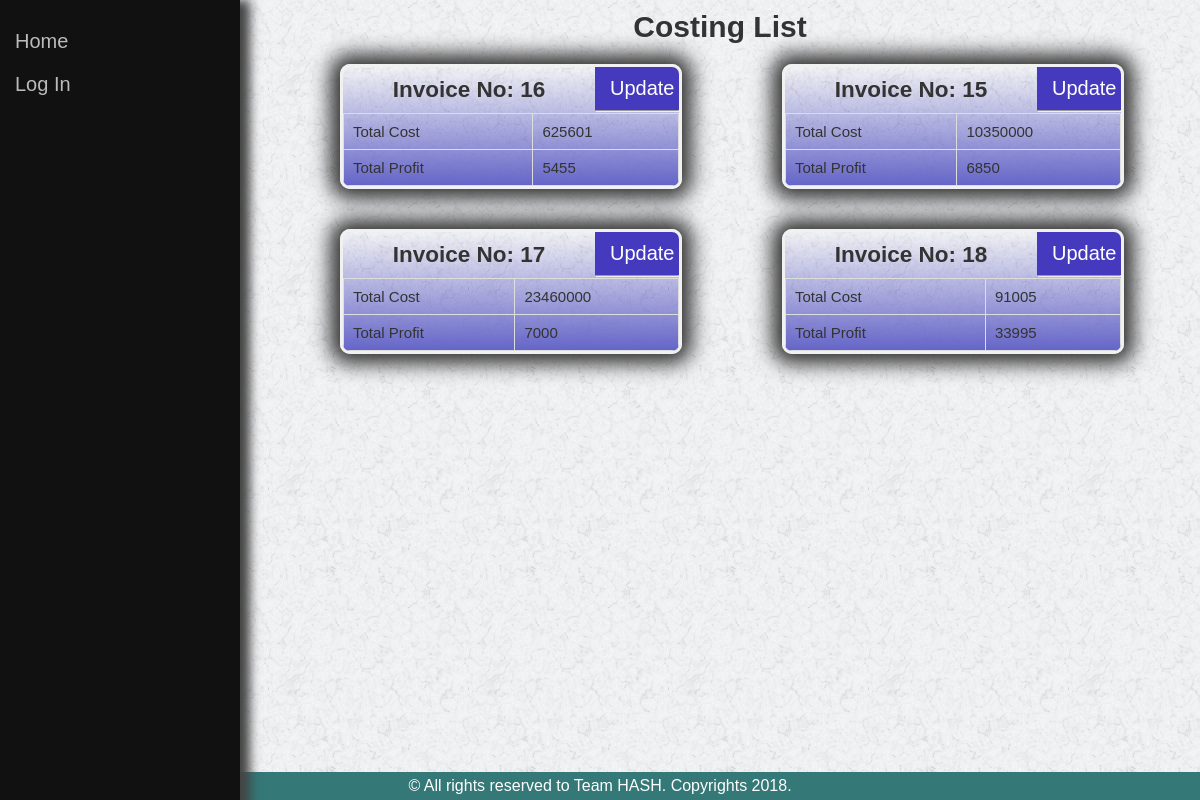
The page /costing/list/ on the database its author committed.
### products/models.py (models this page shows, shortened)
class Costing(models.Model):
	invoic_number = models.OneToOneField(Order, on_delete=models.CASCADE)
	collar = models.PositiveIntegerField(default=0)
	cutting = models.PositiveIntegerField(default=0)
	dying = models.PositiveIntegerField(default=0)
	washing = models.PositiveIntegerField(default=0)
	others = models.PositiveIntegerField(default=0)
	collar_unit_price = models.PositiveIntegerField(default=0)
	cutting_unit_price = models.PositiveIntegerField(default=0)
	dying_unit_price = models.PositiveIntegerField(default=0)
	washing_unit_price = models.PositiveIntegerField(default=0)
	others_price = models.PositiveIntegerField(default=0)
	total_price = models.PositiveIntegerField(default=0)
	total_profit = models.IntegerField(default=0)

class Order(models.Model):
	buyer_name = models.CharField(max_length=100)
	company_name = models.CharField(max_length=200)
	company_address = models.TextField()
	email = models.EmailField()
	phone = models.CharField(max_length=20)
	product_type = models.ForeignKey(ProductType, on_delete=models.CASCADE)
	height = models.DecimalField(max_digits=5, decimal_places=2)
	wighth = models.DecimalField(max_digits=5, decimal_places=2)
	style = models.CharField(max_length=100, null=True, blank=True)
	color = models.CharField(max_length=100)
	amount = models.PositiveIntegerField()
	cotton = models.PositiveIntegerField(null=True, blank=True)
	asking_price = models.PositiveIntegerField()
	order_date = models.DateField()
	delivery_date = models.DateField(null=True, blank=True)

### products/views.py (the view)
# urls.py: url(r'^costing/list/$', costing_list_update, name='costing-list'),
def costing_list_update(request):
	costings = Costing.objects.all()
	context = {
		"costings":costings
	}
	return render(request, "costing/list.html", context)

### templates/costing/list.html
{% extends 'base.html' %}
{% load staticfiles %}
{% load widget_tweaks %}
{% block content %}
<div class="main">
	<h1>Costing List</h1>
	{% for costing in costings %}
	<div class="orderview">
		<div class="left">
			<h2>Invoice No: {{ costing.invoic_number.id }}</h2>
		</div>
		<div class="right">
			<a href="{% url 'costing-update' costing.id %}" style="padding: 10px 15px;">Update</a>
        </div>
        <hr>
		<table >
			<tr>
    			<td>Total Cost</td>
    			<td>{{ costing.total_price }}</td>
    		</tr>
    		<tr>
    			<td>Total Profit</td>
    			<td>{{ costing.total_profit }}</td>
  			</tr>
		</table>
	</div>
	{% endfor %}
</div>
{% endblock %}

### static/css/style.css (style rules this page uses)
* { margin: 0px; padding: 0px; }
body { font-family: "Arial", sans-serif; color: #333; background-image: url("../images/bodybg.jpg"); background-repeat: repeat; }
.main { float: right; font-size: 15px; width: 80%; }
.main h1 { padding: 10px 0px 10px 0px; text-align: center; }
.orderview h2 { padding: 10px 0px 10px 0px; text-align: center; }
.orderview { border: 3px solid #f1f1f1; border-radius: 10px; width: 35%; margin: 10px 0px 30px 100px; background-image: linear-gradient(to bottom, rgba(250,250,250,0), rgba(100,100,200,1)); box-shadow: 0px 0px 20px 10px #333; overflow: hidden; float: left; }
.orderview table, td, th { border: 1px solid #ddd; text-align: left; }
.orderview table { border-collapse: collapse; width: 100%; }
.orderview th, td { padding: 9px; }
.left { width: 75%; float: left; }
.right { width: 25%; float: left; }
.right a { text-decoration: none; display: block; color: #fff; background-color: #453abd; padding: 10px 30px; font-size: 20px; }

### rows shown on the page
Costing: invoic_number.id "16", total_price "625601", total_profit "5455"
Costing: invoic_number.id "15", total_price "10350000", total_profit "6850"
Costing: invoic_number.id "17", total_price "23460000", total_profit "7000"
Costing: invoic_number.id "18", total_price "91005", total_profit "33995"
